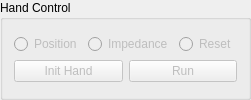
         <widget class="QGroupBox" name="groupBox">
          <property name="minimumSize">
           <size>
            <width>0</width>
            <height>100</height>
           </size>
          </property>
          <property name="maximumSize">
           <size>
            <width>16777215</width>
            <height>100</height>
           </size>
          </property>
          <property name="title">
           <string>Hand Control</string>
          </property>
          <layout class="QGridLayout" name="gridLayout_7">
           <item row="0" column="0">
            <layout class="QVBoxLayout" name="verticalLayout_2">
             <item>
              <layout class="QHBoxLayout" name="horizontalLayout_10">
               <item>
                <widget class="QRadioButton" name="m_pPosRdBtn">
                 <property name="enabled">
                  <bool>false</bool>
                 </property>
                 <property name="text">
                  <string>Position</string>
                 </property>
                </widget>
               </item>
               <item>
                <widget class="QRadioButton" name="m_pImpRdBtn">
                 <property name="enabled">
                  <bool>false</bool>
                 </property>
                 <property name="text">
                  <string>Impedance</string>
                 </property>
                </widget>
               </item>
               <item>
                <widget class="QRadioButton" name="m_pResRdBtn">
                 <property name="enabled">
                  <bool>false</bool>
                 </property>
                 <property name="text">
                  <string>Reset</string>
                 </property>
                </widget>
               </item>
              </layout>
             </item>
             <item>
              <layout class="QHBoxLayout" name="horizontalLayout_9">
               <item>
                <widget class="QPushButton" name="m_pInitHandBtn">
                 <property name="enabled">
                  <bool>false</bool>
                 </property>
                 <property name="text">
                  <string>Init Hand</string>
                 </property>
                </widget>
               </item>
               <item>
                <widget class="QPushButton" name="m_pRunHandBtn">
                 <property name="enabled">
                  <bool>false</bool>
                 </property>
                 <property name="text">
                  <string>Run</string>
                 </property>
                </widget>
               </item>
              </layout>
             </item>
            </layout>
           </item>
          </layout>
         </widget>
